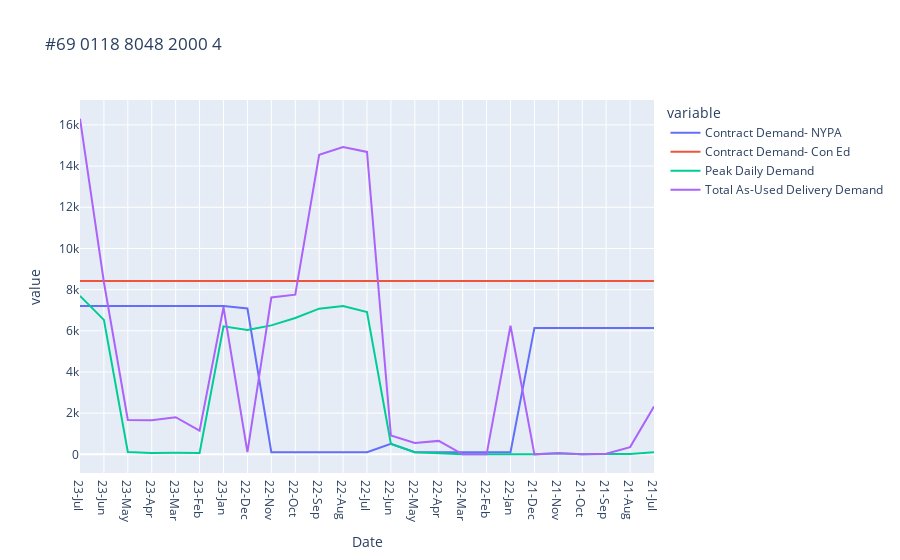

Here is the notebook cell this chart was saved with:
### Code cell
import plotly.express as px

fig = px.line(df1, x="Date", y=df1.columns,
              title='#69 0118 8048 2000 4')
fig.update_xaxes(
    dtick="M1",
    tickformat="%b\n%Y")
fig.show()

### Figure 1 — Plotly figure (JSON) as saved in the notebook; plotly's stock layout.template omitted (floating-point values rounded to 4 significant figures)
{"data": [{"hovertemplate": "variable=Contract Demand- NYPA<br>Date=%{x}<br>value=%{y}<extra></extra>", "legendgroup": "Contract Demand- NYPA", "line": {"color": "#636efa", "dash": "solid"}, "marker": {"symbol": "circle"}, "mode": "lines", "name": "Contract Demand- NYPA", "orientation": "v", "showlegend": true, "type": "scatter", "x": ["23-Jul", "23-Jun", "23-May", "23-Apr", "23-Mar", "23-Feb", "23-Jan", "22-Dec", "22-Nov", "22-Oct", "22-Sep", "22-Aug", "22-Jul", "22-Jun", "22-May", "22-Apr", "22-Mar", "22-Feb", "22-Jan", "21-Dec", "21-Nov", "21-Oct", "21-Sep", "21-Aug", "21-Jul"], "xaxis": "x", "y": [7203, 7203, 7203, 7203, 7203, 7203, 7203, 7082.0, 104, 104, 104, 104, 104, 507, 104, 104, 104, 104, 104, 6140, 6140, 6140, 6140, 6140, 6140], "yaxis": "y"}, {"hovertemplate": "variable=Contract Demand- Con Ed<br>Date=%{x}<br>value=%{y}<extra></extra>", "legendgroup": "Contract Demand- Con Ed", "line": {"color": "#EF553B", "dash": "solid"}, "marker": {"symbol": "circle"}, "mode": "lines", "name": "Contract Demand- Con Ed", "orientation": "v", "showlegend": true, "type": "scatter", "x": ["23-Jul", "23-Jun", "23-May", "23-Apr", "23-Mar", "23-Feb", "23-Jan", "22-Dec", "22-Nov", "22-Oct", "22-Sep", "22-Aug", "22-Jul", "22-Jun", "22-May", "22-Apr", "22-Mar", "22-Feb", "22-Jan", "21-Dec", "21-Nov", "21-Oct", "21-Sep", "21-Aug", "21-Jul"], "xaxis": "x", "y": [8415.0, 8415.0, 8415.0, 8415.0, 8415.0, 8415.0, 8415.0, 8415.0, 8415.0, 8415.0, 8415.0, 8415.0, 8415.0, 8415.0, 8415.0, 8415.0, 8415.0, 8415.0, 8415.0, 8415.0, 8415.0, 8415.0, 8415.0, 8415.0, 8415.0], "yaxis": "y"}, {"hovertemplate": "variable=Peak Daily Demand<br>Date=%{x}<br>value=%{y}<extra></extra>", "legendgroup": "Peak Daily Demand", "line": {"color": "#00cc96", "dash": "solid"}, "marker": {"symbol": "circle"}, "mode": "lines", "name": "Peak Daily Demand", "orientation": "v", "showlegend": true, "type": "scatter", "x": ["23-Jul", "23-Jun", "23-May", "23-Apr", "23-Mar", "23-Feb", "23-Jan", "22-Dec", "22-Nov", "22-Oct", "22-Sep", "22-Aug", "22-Jul", "22-Jun", "22-May", "22-Apr", "22-Mar", "22-Feb", "22-Jan", "21-Dec", "21-Nov", "21-Oct", "21-Sep", "21-Aug", "21-Jul"], "xaxis": "x", "y": [7698.0, 6532.0, 118.1, 69.12, 74.88, 66.24, 6215.0, 6039.0, 6264, 6624, 7076.0, 7203.0, 6909.0, 506.9, 103.7, 60.48, 0, 0, 0, 0, 57.6, 0, 17.28, 14.4, 97.92], "yaxis": "y"}, {"hovertemplate": "variable=Total As-Used Delivery Demand<br>Date=%{x}<br>value=%{y}<extra></extra>", "legendgroup": "Total As-Used Delivery Demand", "line": {"color": "#ab63fa", "dash": "solid"}, "marker": {"symbol": "circle"}, "mode": "lines", "name": "Total As-Used Delivery Demand", "orientation": "v", "showlegend": true, "type": "scatter", "x": ["23-Jul", "23-Jun", "23-May", "23-Apr", "23-Mar", "23-Feb", "23-Jan", "22-Dec", "22-Nov", "22-Oct", "22-Sep", "22-Aug", "22-Jul", "22-Jun", "22-May", "22-Apr", "22-Mar", "22-Feb", "22-Jan", "21-Dec", "21-Nov", "21-Oct", "21-Sep", "21-Aug", "21-Jul"], "xaxis": "x", "y": [16300.0, 8358.0, 1668.0, 1659.0, 1803.0, 1149.0, 7145.0, 104, 7618.0, 7753.0, 14550.0, 14920.0, 14688, 915.8, 553.0, 653.8, 0, 0, 6244, 0, 57.6, 0, 34.56, 351.4, 2327.0], "yaxis": "y"}], "layout": {"legend": {"title": {"text": "variable"}, "tracegroupgap": 0}, "title": {"text": "#69 0118 8048 2000 4"}, "xaxis": {"anchor": "y", "domain": [0, 1], "dtick": "M1", "tickformat": "%b\n%Y", "title": {"text": "Date"}}, "yaxis": {"anchor": "x", "domain": [0, 1], "title": {"text": "value"}}}}
